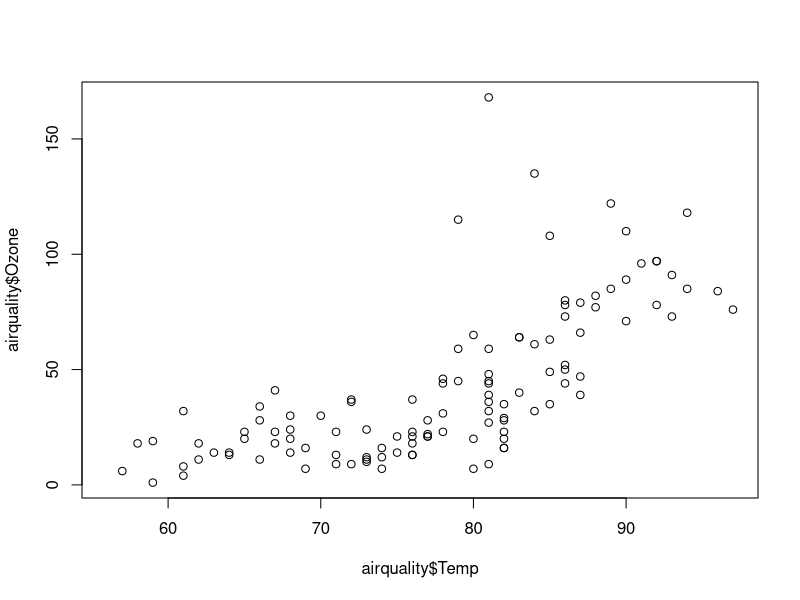
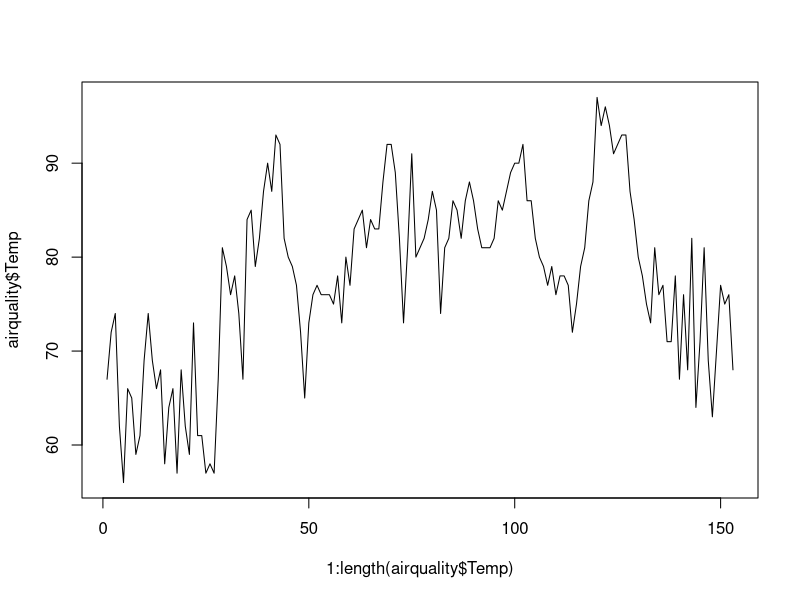

Here is the R script that generated these plots, in order:
# Macie Rose Wheeler
# Worksheet 1

### Question 2

# Find the mean of the numbers in the Ozone vector in the airquality data set.
# What issue do you run into, and why? Resolve that issue.

mean(airquality$Ozone, na.rm = TRUE)

### Question 3

# airquality: What was the lowest Wind speed in July(Month7)?

min(airquality$Wind[airquality$Month == 7])

### Question 4

# airquality: What was the Ozone reading on the day with the highest Temp?

plot(y = airquality$Ozone, x = airquality$Temp)

#  or
#  attach(airquality)
#  plot(y = Ozone, x = Temp)
#  can then just call Ozone and Temp to reference those columns

airquality$Ozone[which.max(airquality$Temp)]

#  airquality[which.max(airquality$Temp),]
#  airquality$Ozone[airquality$Temp == max(airquality$Temp)]

### Question 5

# Make a plot with the Temp vector of airquality on the y-axis.
# The x-axis should be the numbers 1, 2, 3, ..., n(the total number of days/rows in airquality).
# In your plot, use the type="l" option (that’s a lowercase “L”); what does that do?

plot(y = airquality$Temp, x = 1:length(airquality$Temp), type='l')

### Question 6

# Add a new column to airquality named MonthName that is, well, the name of
# the month. That is, when Month is 5, MonthName should be "May" and so on.

airquality$MonthName[airquality$Month == 1] = 'January'
airquality$MonthName[airquality$Month == 2] = 'February'
airquality$MonthName[airquality$Month == 3] = 'March'
airquality$MonthName[airquality$Month == 4] = 'April'
airquality$MonthName[airquality$Month == 5] = 'May'
airquality$MonthName[airquality$Month == 6] = 'June'
airquality$MonthName[airquality$Month == 7] = 'July'
airquality$MonthName[airquality$Month == 8] = 'August'
airquality$MonthName[airquality$Month == 9] = 'September'
airquality$MonthName[airquality$Month == 10] = 'October'
airquality$MonthName[airquality$Month == 11] = 'November'
airquality$MonthName[airquality$Month == 12] = 'December'

airquality

### Question 7

# Create a function that converts degrees Fahrenheit to
# Celsius(°C= (°F − 32)× 5/9). Use this function to create a new column in
# airquality named TempC based on Temp.

FtoC <- function(f) {
  ((f-32) * 5/9)
}

airquality$TempC = FtoC(airquality$Temp)
airquality[, c('Temp', 'TempC')]

### Question 8

# Revert airquality back to its original form by removing the extra columns
# I made you add.

airquality <- airquality[, 1:6]
airquality
